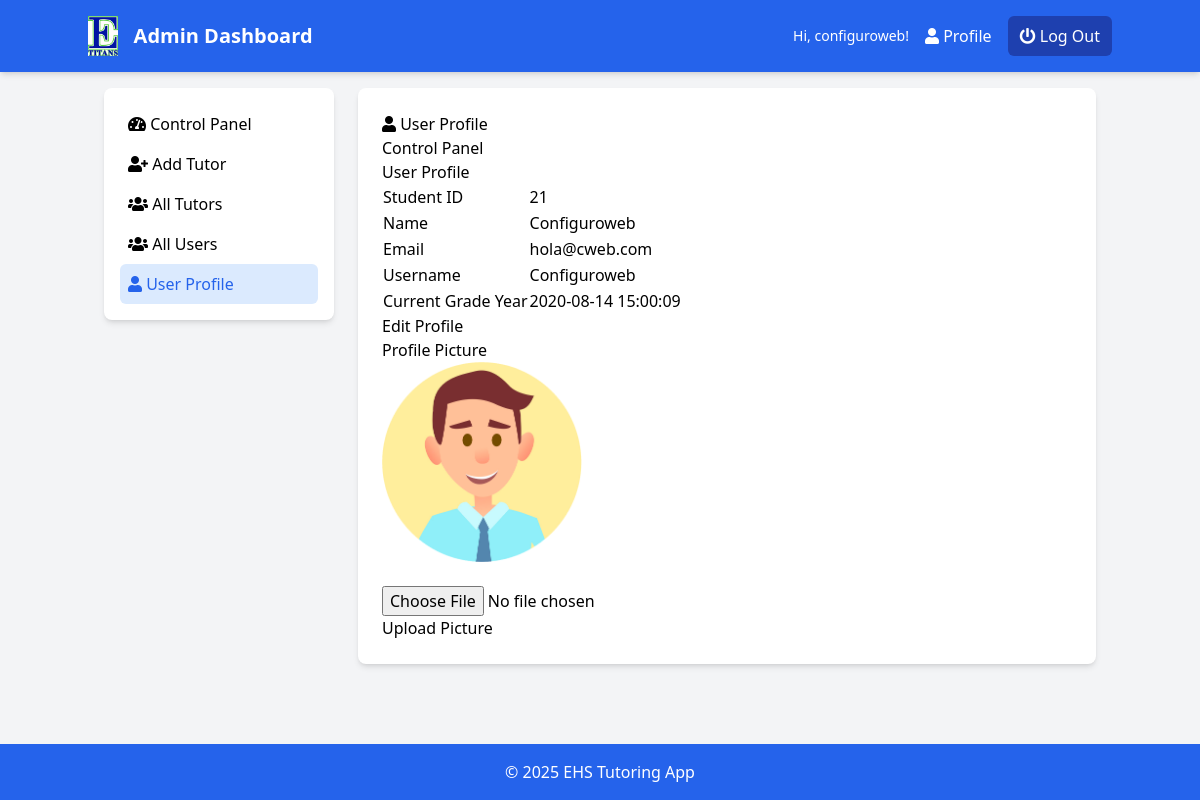
Page /admin/index.php?page=user-profile (signed in) on the committed database.
### tables this page shows
CREATE TABLE IF NOT EXISTS `users` (
  `id` int NOT NULL AUTO_INCREMENT,
  `name` varchar(50) NOT NULL,
  `email` varchar(50) NOT NULL,
  `username` varchar(50) NOT NULL,
  `password` varchar(100) NOT NULL,
  `photo` varchar(50) NOT NULL,
  `status` varchar(12) NOT NULL,
  `datetime` timestamp NOT NULL DEFAULT CURRENT_TIMESTAMP,
  PRIMARY KEY (`id`),
  UNIQUE KEY `username` (`username`)
);

### admin/user-profile.php (the view, shortened to what this page needs)
<?php
$user=  $_SESSION['user_login'];
?>
<h1 class="text-primary"><i class="fas fa-user"></i>  User Profile</h1>
<nav aria-label="breadcrumb">
  <ol class="breadcrumb">
     <li class="breadcrumb-item" aria-current="page"><a href="index.php">Control Panel </a></li>
     <li class="breadcrumb-item active" aria-current="page">User Profile</li>
  </ol>
</nav>
<?php
  $query = mysqli_query($db_con, "SELECT * FROM `users` WHERE `username` ='$user';");
  $row = mysqli_fetch_array($query);
 ?>
<div class="row">
  <div class="col-sm-6">
    <table class="table table-bordered">
      <tr>
        <td>Student ID</td>
        <td><?php echo $row['id']; ?></td>
      </tr>
      <tr>
        <td>Name</td>
        <td><?php echo ucwords($row['name']); ?></td>
      </tr>
      <tr>
        <td>Email</td>
        <td><?php echo $row['email']; ?></td>
      </tr>
      <tr>
        <td>Username</td>
        <td><?php echo ucwords($row['username']); ?></td>
      </tr>
      <tr>
        <td>Current Grade Year</td>
        <td><?php echo $row['datetime']; ?></td>
      </tr>
    </table>
    <a class="btn btn-warning pull-right" href="index.php?page=edit-user&id=<?php echo base64_encode($row['id']); ?>">Edit Profile</a>
  </div>
  <div class="col-sm-6">
    <h3>Profile Picture</h3>
    <a href="images/<?php echo $row['photo']; ?>">
      <img class="img-thumbnail" id="imguser" src="images/<?php echo $row['photo']; ?>" width="200px">
    </a>
     ?><br>
    <form method="POST" enctype="multipart/form-data">
      <input type="file" name="userphoto" required="" id="photo"><br>
      <input class="btn btn-info" type="submit" name="upphoto" value="Upload Picture">
    </form>
  </div>
</div>

### admin/index.php (shortened to what this page needs)
<?php
require_once 'db_con.php';
?>
<!DOCTYPE html>
<html lang="en">
<head>
    <link href="../css/tailwind.min.css" rel="stylesheet">
    <link rel="stylesheet" href="https://cdnjs.cloudflare.com/ajax/libs/font-awesome/5.15.4/css/all.min.css">
</head>
<body class="bg-gray-100 font-sans">
    <header class="bg-blue-600 text-white p-4 shadow-md">
        <div class="container mx-auto flex justify-between items-center">
            <div class="flex items-center">
                <img src="../images/ehslogo.png" alt="EHS Logo" class="h-10 mr-4">
                <h1 class="text-xl font-bold">Admin Dashboard</h1>
            </div>
            <nav class="flex items-center space-x-4">
                <?php
                $showuser = $_SESSION['user_login'];
                $stmt = $db_con->prepare("SELECT * FROM `users` WHERE `username` = ?");
                $stmt->bind_param("s", $showuser);
                $stmt->execute();
                $result = $stmt->get_result();
                $showrow = $result->fetch_assoc();
                ?>
                <span class="text-sm">Hi, <?php echo htmlspecialchars($showrow['name']); ?>!</span>
                <a href="index.php?page=user-profile" class="hover:text-gray-200"><i class="fas fa-user"></i> Profile</a>
                <a href="logout.php" class="bg-blue-800 text-white px-3 py-2 rounded-md hover:bg-blue-900 transition"><i class="fas fa-power-off"></i> Log Out</a>
            </nav>
        </div>
    </header>
    <main class="container mx-auto p-4 flex-grow">
        <div class="grid grid-cols-1 md:grid-cols-12 gap-6">
            <aside class="md:col-span-3">
                <div class="bg-white rounded-lg shadow-md p-4">
                    <a href="index.php?page=dashboard" class="block p-2 rounded-md hover:bg-blue-100 transition <?php echo (!isset($_GET['page']) || $_GET['page'] == 'dashboard') ? 'bg-blue-100 text-blue-600' : ''; ?>">
                        <i class="fas fa-tachometer-alt"></i> Control Panel
                    </a>
                    <a href="index.php?page=add-student" class="block p-2 rounded-md hover:bg-blue-100 transition <?php echo (isset($_GET['page']) && $_GET['page'] == 'add-student') ? 'bg-blue-100 text-blue-600' : ''; ?>">
                        <i class="fas fa-user-plus"></i> Add Tutor
                    </a>
                    <a href="index.php?page=all-student" class="block p-2 rounded-md hover:bg-blue-100 transition <?php echo (isset($_GET['page']) && $_GET['page'] == 'all-student') ? 'bg-blue-100 text-blue-600' : ''; ?>">
                        <i class="fas fa-users"></i> All Tutors
                    </a>
                    <a href="index.php?page=all-users" class="block p-2 rounded-md hover:bg-blue-100 transition <?php echo (isset($_GET['page']) && $_GET['page'] == 'all-users') ? 'bg-blue-100 text-blue-600' : ''; ?>">
                        <i class="fas fa-users"></i> All Users
                    </a>
                    <a href="index.php?page=user-profile" class="block p-2 rounded-md hover:bg-blue-100 transition <?php echo (isset($_GET['page']) && $_GET['page'] == 'user-profile') ? 'bg-blue-100 text-blue-600' : ''; ?>">
                        <i class="fas fa-user"></i> User Profile
                    </a>
                </div>
            </aside>
            <section class="md:col-span-9 bg-white rounded-lg shadow-md p-6">
                <?php
                if (isset($_GET['page'])) {
                    $page = $_GET['page'] . '.php';
                } else {
                    $page = 'dashboard.php';
                }
                if (file_exists($page)) {
                    require_once $page;
                } else {
                    error_log("Page not found: $page");
                    require_once '404.php';
                }
                ?>
            </section>
        </div>
    </main>
    <footer class="bg-blue-600 text-white p-4 mt-6">
        <div class="container mx-auto text-center">
            <p>&copy; 2025 EHS Tutoring App</p>
        </div>
    </footer>
</body>
</html>

### rows in the picture
users: name "configuroweb", id "21", name "Configuroweb", email "hola@cweb.com", username "Configuroweb", datetime "2020-08-14 15:00:09", photo (picture)
